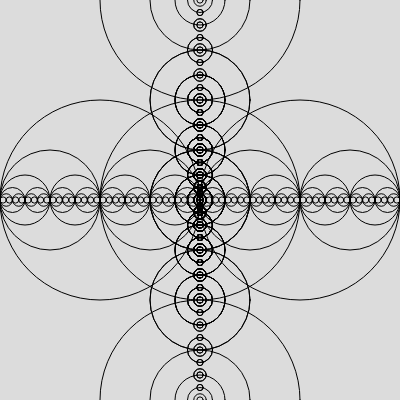
Frame 1 (no input)
Frame 2 (the mouse pressed at the canvas centre, redrawn once): identical to frame 1, image omitted

The p5.js sketch that drew this single still picture (run headless with seeded random() and noise() and a simulated clock; the mouse was pressed at the canvas centre and the sketch redrawn once):

// p5.js sketch
// ── sketch.js
function setup() {
  createCanvas(400, 400);
  ellipseMode(RADIUS);
  noFill();
  noLoop();
}

function draw() {
  background(220);
  rCircle(width / 2, height / 2, width / 4);  
  rCircles(width / 4, 3 * width / 4, height / 2);
}

function rCircle(x, y, r) {
  if (r > 1) {  
    rCircle(x, y, r / 2);  
    circle(x, y, r);  
  }
}

function rCircles(x1, x2, y) {
  const dx = abs(x1 - x2);  
  
  if (dx > 4) {  
    const r = dx / 2;  
    const hr = r / 2;  
    
    circle(x1, y, r);  
    rCircles(x1 - hr, x1 + hr, y);  
    
    circle(x2, y, r);  
    rCircles(x2 - hr, x2 + hr, y);  
  }
  
  
  rCirclesVertical(y, width / 2, dx); 
}

function rCirclesVertical(y, x, r) {
  const dy = r;  
  
  if (dy > 4) {  
    const vr = dy / 2;  
    
    circle(x, y - r, vr);  
    rCirclesVertical(y - vr, x, vr);  
    
    circle(x, y + r, vr);  
    rCirclesVertical(y + vr, x, vr);  
  }
}

// ── fibs.js
let fibs = [0,1,1,2]
let n = 1

function setup() {
  createCanvas(400, 400)
  noLoop()
  textAlign(CENTER, CENTER)
}

function draw() {
  background(220)
  text(`${n}th fibonacci number: ${fib(n)}`,width/2,height/2)
  
}

function keyPressed() {
  if( key === " " ) {
    n += 1    
    redraw()
  }
}

function fib(n) {
  if (n < fibs.length) {
    return fibs[n];  
  }

  fibs[n] = fib(n - 1) + fib(n - 2);  
  return fibs[n]; 
}
